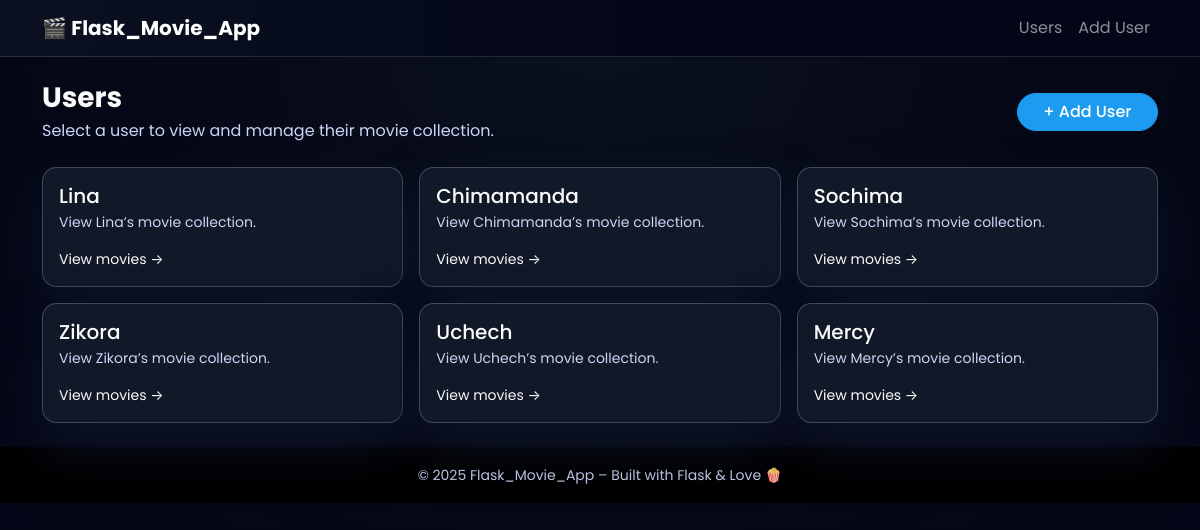
/users, run on an earlier commit of the app's database.
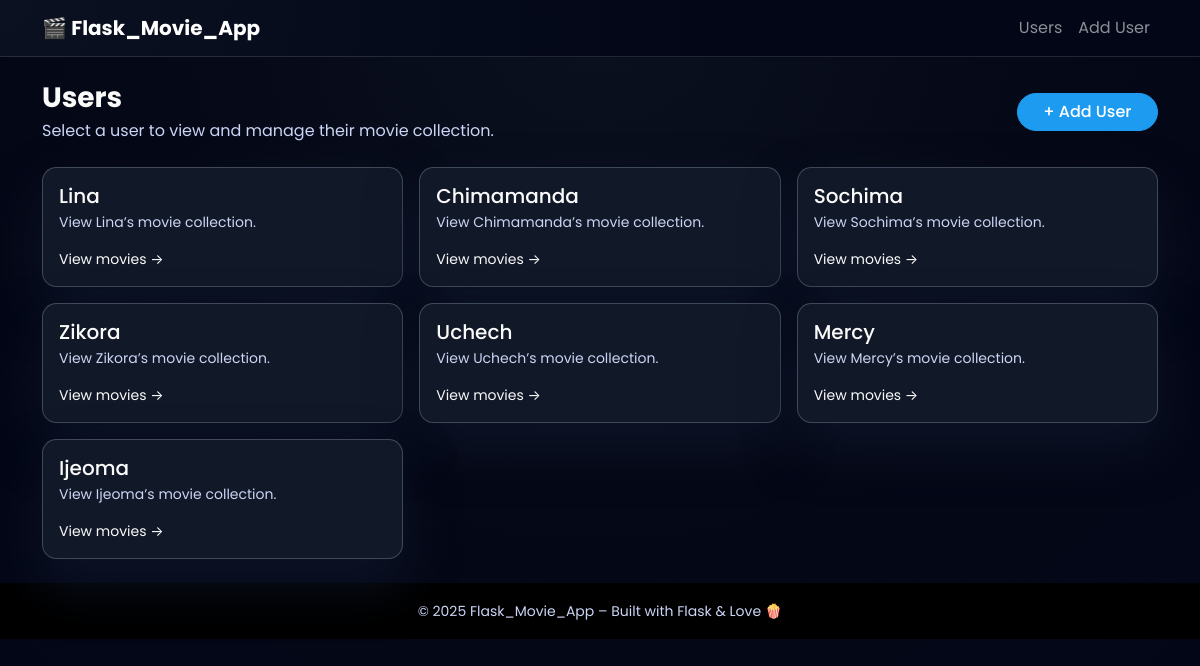
And on a later commit of the database.
### models.py (models this page shows)
class User(db.Model):
	__tablename__ = "users"
	id = db.Column(db.Integer, primary_key=True)
	name = db.Column(db.String(100), nullable=False)
	movies = db.relationship(
		"Movie",
		back_populates="user",
		cascade="all, delete-orphan",
	)

### app.py (the view)
@app.route("/users")
def list_users():
	try:
		users = data_manager.get_all_users()
	except SQLAlchemyError as e:
		app.logger.error(f"DB error while listing users: {e}")
		abort(500)
	return render_template("users.html", users=users)

### datamanager/sqlite_data_manager.py (called while the page is built)
	def get_all_users(self) -> List[User]:
		return self.session.query(User).all()

### templates/users.html (shortened to what this page needs)
{% extends "base.html" %}
{% block content %}
  <div class="d-flex justify-content-between align-items-center mb-4">
    <div>
      <h1 class="h3 fw-bold mb-1">Users</h1>
      <p class="text-secondary mb-0">
        Select a user to view and manage their movie collection.
      </p>
    </div>
    <a href="{{ url_for('add_user') }}" class="btn btn-primary">
      + Add User
    </a>
  </div>
  {% if users %}
    <div class="row g-3 mb-25">
      {% for user in users %}
        <div class="col-12 col-md-6 col-lg-4">
          <a href="{{ url_for('user_movies', user_id=user['id']) }}" class="text-decoration-none">
            <div class="card user-card h-100">
              <div class="card-body d-flex flex-column">
                <h2 class="h5 mb-1 text-truncate">{{ user['name'] }}</h2>
                <p class="text-secondary mb-3 small">
                  View {{ user['name'] }}’s movie collection.
                </p>
                <span class="mt-auto small">
                  View movies →
                </span>
              </div>
            </div>
          </a>
        </div>
      {% endfor %}
    </div>
  {% endif %}
{% endblock %}

What changed in the data, as far as the page shows it:
added User: name "Ijeoma"
